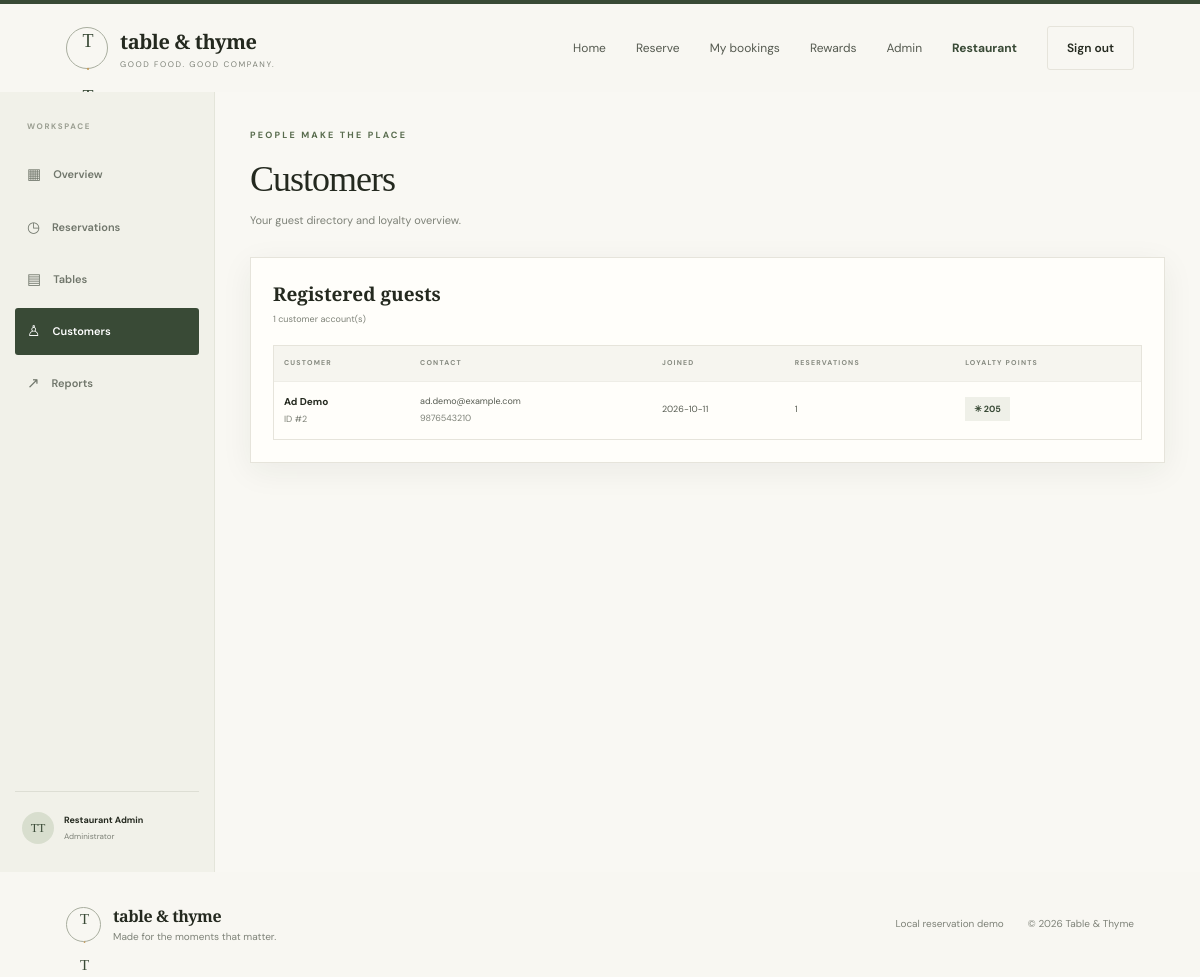
The page /admin/customers (signed in) on the database its author committed.
### tables this page shows
CREATE TABLE users (
    id INTEGER PRIMARY KEY AUTOINCREMENT,
    name TEXT NOT NULL,
    email TEXT NOT NULL UNIQUE COLLATE NOCASE,
    phone TEXT NOT NULL,
    password_hash TEXT NOT NULL,
    role TEXT NOT NULL DEFAULT 'customer' CHECK(role IN ('customer','admin')),
    created_at TEXT NOT NULL DEFAULT CURRENT_TIMESTAMP
);

### app.py (the view)
@app.route("/admin/customers")
@admin_required
def admin_customers():
    conn = get_db()
    customers = conn.execute("""
        SELECT u.id,u.name,u.email,u.phone,u.created_at,COALESCE(l.points,0) AS points,
        (SELECT COUNT(*) FROM reservations r WHERE r.user_id=u.id) AS reservation_count
        FROM users u LEFT JOIN loyalty_accounts l ON l.user_id=u.id
        WHERE u.role='customer' ORDER BY u.created_at DESC
    """).fetchall()
    conn.close()
    return render_template("admin_customers.html", customers=customers)

### app.py (called while the page is built)
def current_user():
    if not session.get("user_id"):
        return None
    conn = get_db()
    user = conn.execute("SELECT id,name,email,phone,role FROM users WHERE id=?", (session["user_id"],)).fetchone()
    conn.close()
    return user

@app.context_processor
def inject_globals():
    return {"current_user": current_user(), "today": date.today().isoformat()}

def admin_required(fn):
    @wraps(fn)
    def wrapper(*args, **kwargs):
        user = current_user()
        if not user or user["role"] != "admin":
            flash("Administrator access is required.", "error")
            return redirect(url_for("login"))
        return fn(*args, **kwargs)
    return wrapper

### database.py (called while the page is built)
def get_db():
    conn = sqlite3.connect(DB_PATH, timeout=10)
    conn.row_factory = sqlite3.Row
    conn.execute("PRAGMA foreign_keys = ON")
    conn.execute("PRAGMA busy_timeout = 10000")
    return conn

### templates/admin_customers.html (shortened to what this page needs)
{% extends "base.html" %}
{% block content %}
<section class="admin-shell">
  <aside class="admin-sidebar"><div class="admin-label">WORKSPACE</div><a href="{{ url_for('admin_dashboard') }}">▦ <span>Overview</span></a><a href="{{ url_for('admin_reservations') }}">◷ <span>Reservations</span></a><a href="{{ url_for('admin_tables') }}">▤ <span>Tables</span></a><a class="active" href="{{ url_for('admin_customers') }}">♙ <span>Customers</span></a><a href="{{ url_for('admin_reports') }}">↗ <span>Reports</span></a><div class="sidebar-bottom"><div class="mini-avatar">TT</div><span><strong>Restaurant Admin</strong><small>Administrator</small></span></div></aside>
  <div class="admin-main">
    <div class="admin-page-head"><div><div class="eyebrow">PEOPLE MAKE THE PLACE</div><h1>Customers</h1><p>Your guest directory and loyalty overview.</p></div></div>
    <section class="panel"><div class="panel-head"><div><h2>Registered guests</h2><p>{{ customers|length }} customer account(s)</p></div></div><div class="table-shell"><table><thead><tr><th>CUSTOMER</th><th>CONTACT</th><th>JOINED</th><th>RESERVATIONS</th><th>LOYALTY POINTS</th></tr></thead><tbody>{% for c in customers %}<tr><td><strong>{{ c.name }}</strong><small class="cell-sub">ID #{{ c.id }}</small></td><td>{{ c.email }}<small class="cell-sub">{{ c.phone }}</small></td><td>{{ c.created_at[:10] }}</td><td>{{ c.reservation_count }}</td><td><span class="points-pill">✳ {{ c.points }}</span></td></tr>{% else %}<tr><td colspan="5" class="empty-cell">No customers registered yet.</td></tr>{% endfor %}</tbody></table></div></section>
  </div>
</section>
{% endblock %}

### templates/base.html (shortened to what this page needs)
<!doctype html>
<html lang="en">
<head>
  <link rel="stylesheet" href="{{ url_for('static', filename='css/style.css') }}">
</head>
<body>
  <header class="nav-wrap">
    <a class="brand" href="{{ url_for('index') }}">
      <span class="brand-mark">T<span>·</span>T</span>
      <span class="brand-copy"><strong>table & thyme</strong><small>GOOD FOOD. GOOD COMPANY.</small></span>
    </a>
    <nav class="nav-links">
      <a href="{{ url_for('index') }}">Home</a>
      {% if current_user %}
        <a href="{{ url_for('book') }}">Reserve</a>
        <a href="{{ url_for('my_reservations') }}">My bookings</a>
        <a href="{{ url_for('loyalty') }}">Rewards</a>
        {% if current_user.role == 'admin' %}
          <a href="{{ url_for('admin_dashboard') }}">Admin</a>
        {% endif %}
        <span class="nav-user">{{ current_user.name.split()[0] }}</span>
        <a class="nav-cta outline" href="{{ url_for('logout') }}">Sign out</a>
      {% else %}
        <a href="{{ url_for('login') }}">Sign in</a>
        <a class="nav-cta" href="{{ url_for('register') }}">Join us</a>
      {% endif %}
    </nav>
  </header>
  <main>
    {% block content %}{% endblock %}
  </main>
  <footer class="footer">
    <div class="footer-brand"><span class="brand-mark">T<span>·</span>T</span><span><strong>table & thyme</strong><small>Made for the moments that matter.</small></span></div>
    <div class="footer-right"><span>Local reservation demo</span><span>© 2026 Table & Thyme</span></div>
  </footer>
</body>
</html>

### rows shown on the page
users: name "Restaurant"
users: name "Ad Demo", id "2", email "ad.demo@example.com", phone "9876543210", created_at "2026-10-11", reservation_count "1", points "205"

### other values the page prints
{{ customers|length }} "1"
